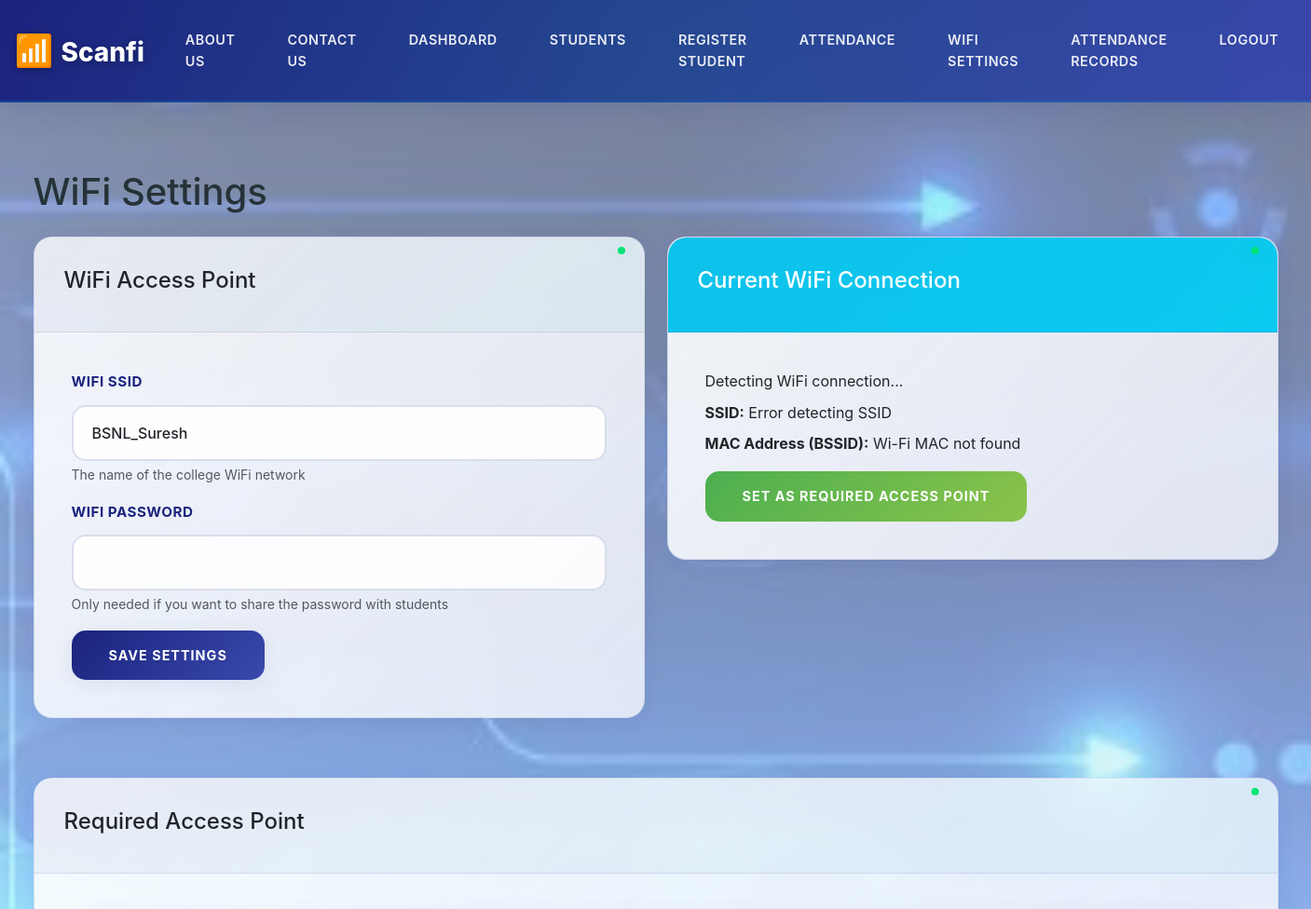
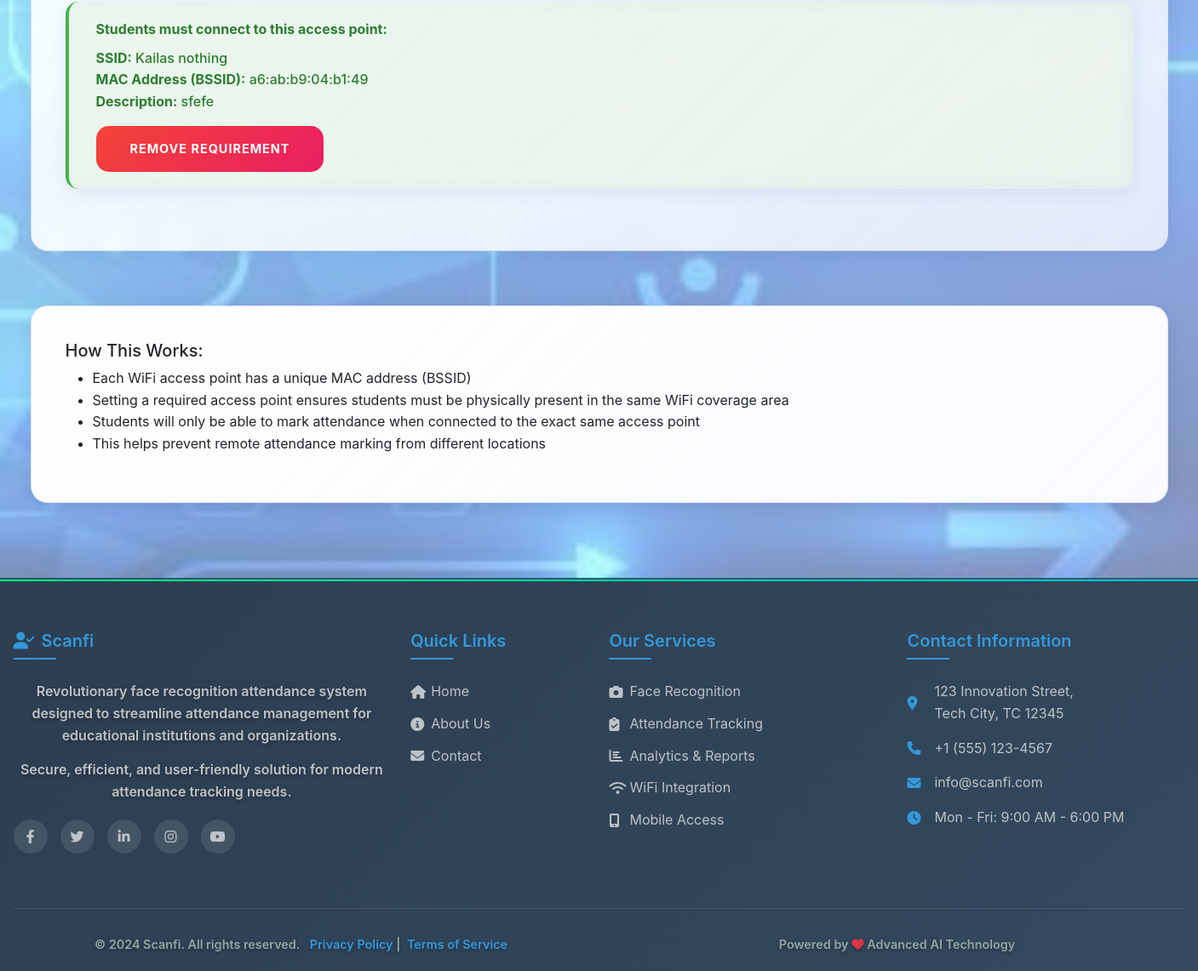
The app's page /admin/settings (signed in) with its own data (2 pictures, top to bottom).
### tables this page shows
CREATE TABLE settings (
    id INTEGER PRIMARY KEY AUTOINCREMENT,
    wifi_ssid TEXT NOT NULL,
    wifi_password TEXT NOT NULL
, strict_ap_check INTEGER DEFAULT 0);

CREATE TABLE allowed_access_points (
                id INTEGER PRIMARY KEY AUTOINCREMENT,
                ssid TEXT NOT NULL,
                bssid TEXT NOT NULL,  -- MAC address of the access point
                description TEXT,     -- Optional description (e.g., "Library AP", "Classroom Building")
                UNIQUE(bssid)
            );

### app.py (the view, shortened to what this page needs)
@app.route('/admin/settings', methods=['GET', 'POST'])
@login_required
@admin_required
def wifi_settings():
    conn = get_db_connection()
    cursor = conn.execute("SELECT name FROM sqlite_master WHERE type='table' AND name='allowed_access_points'")
    table_exists = cursor.fetchone() is not None
    settings = conn.execute('SELECT * FROM settings').fetchone()
    required_ap = conn.execute('SELECT * FROM allowed_access_points LIMIT 1').fetchone()
    conn.close()
    return render_template('admin/settings.html', settings=settings, required_ap=required_ap)

### app.py (called while the page is built)
def get_db_connection():
    conn = sqlite3.connect('database/attendance.db')
    conn.row_factory = sqlite3.Row
    return conn

def login_required(f):
    @wraps(f)
    def decorated_function(*args, **kwargs):
        if 'user_id' not in session:
            flash('Please login first', 'danger')
            return redirect(url_for('login'))
        return f(*args, **kwargs)
    return decorated_function

def admin_required(f):
    @wraps(f)
    def decorated_function(*args, **kwargs):
        if 'user_id' not in session or session.get('role') != 'admin':
            flash('Admin access required', 'danger')
            return redirect(url_for('login'))
        return f(*args, **kwargs)
    return decorated_function

### templates/admin/settings.html (shortened to what this page needs)
{% extends 'base.html' %}
{% block content %}
<div class="container">
    <h1>WiFi Settings</h1>
    <div class="row mt-4">
        <div class="col-md-6">
            <div class="card">
                <div class="card-header">
                    <h4>WiFi Access Point</h4>
                </div>
                <div class="card-body">
                    <form method="POST">
                        <div class="mb-3">
                            <label for="wifi_ssid" class="form-label">WiFi SSID</label>
                            <input type="text" class="form-control" id="wifi_ssid" name="wifi_ssid" value="{{ settings.wifi_ssid }}" required>
                            <div class="form-text">The name of the college WiFi network</div>
                        </div>
                        <div class="mb-3">
                            <label for="wifi_password" class="form-label">WiFi Password</label>
                            <input type="password" class="form-control" id="wifi_password" name="wifi_password" value="{{ settings.wifi_password }}">
                            <div class="form-text">Only needed if you want to share the password with students</div>
                        </div>
                        <button type="submit" name="update_settings" class="btn btn-primary">Save Settings</button>
                    </form>
                </div>
            </div>
        </div>
        <div class="col-md-6">
            <div class="card">
                <div class="card-header bg-info text-white">
                    <h4>Current WiFi Connection</h4>
                </div>
                <div class="card-body">
                    <div id="wifi-status-container">
                        <div class="d-flex align-items-center mb-2">
                            <span id="detection-status">Detecting WiFi connection...</span>
                        </div>
                        <div id="wifi-details" class="d-none">
                            <div class="mb-2"><strong>SSID:</strong> <span id="current-ssid">Loading...</span></div>
                            <div class="mb-2"><strong>MAC Address (BSSID):</strong> <span id="current-bssid">Loading...</span></div>
                            <div class="mt-3">
                                <button id="set-current-ap" class="btn btn-success">Set as Required Access Point</button>
                            </div>
                        </div>
                    </div>
                </div>
            </div>
        </div>
    </div>
    <div class="row mt-4">
        <div class="col-12">
            <div class="card">
                <div class="card-header">
                    <h4>Required Access Point</h4>
                </div>
                <div class="card-body">
                    {% if required_ap %}
                    <div class="alert alert-success">
                        <strong>Students must connect to this access point:</strong>
                        <div class="mt-2">
                            <strong>SSID:</strong> {{ required_ap.ssid }}<br>
                            <strong>MAC Address (BSSID):</strong> {{ required_ap.bssid }}<br>
                            <strong>Description:</strong> {{ required_ap.description or "No description" }}
                        </div>
                        <form method="POST" class="mt-3" onsubmit="return confirm('Are you sure you want to remove this requirement?');">
                            <button type="submit" name="delete_ap" class="btn btn-sm btn-danger">Remove Requirement</button>
                        </form>
                    </div>
                    {% else %}
                    <div class="alert alert-warning">
                        No required access point has been set. Students will be able to mark attendance from any WiFi network.
                        <br>Use the "Set as Required Access Point" button to restrict attendance to your current WiFi access point.
                    </div>
                    {% endif %}
                </div>
            </div>
        </div>
    </div>
    <div class="row mt-4">
        <div class="col-12">
            <div class="card bg-light">
                <div class="card-body">
                    <h5>How This Works:</h5>
                    <ul>
                        <li>Each WiFi access point has a unique MAC address (BSSID)</li>
                        <li>Setting a required access point ensures students must be physically present in the same WiFi coverage area</li>
                        <li>Students will only be able to mark attendance when connected to the exact same access point</li>
                        <li>This helps prevent remote attendance marking from different locations</li>
                    </ul>
                </div>
            </div>
        </div>
    </div>
</div>
{% endblock %}

### static/css/style.css (style rules this page uses)
:root { --primary-color: #1a237e; --secondary-color: #00bcd4; --accent-color: #ff5722; --success-color: #4caf50; --warning-color: #ff9800; --danger-color: #f44336; --info-color: #2196f3; --light-color: #f8faff; --dark-color: #263238; --signal-color: #00e676; --gradient-primary: linear-gradient(135deg, #667eea 0%, #764ba2 100%); --gradient-secondary: linear-gradient(135deg, #00bcd4 0%, #1976d2 100%); --gradient-wifi: linear-gradient(135deg, #00e676 0%, #00bcd4 100%); --gradient-tech: linear-gradient(135deg, #1a237e 0%, #3949ab 100%); --gradient-card: linear-gradient(135deg, rgba(255,255,255,0.9) 0%, rgba(248,250,255,0.8) 100%); --shadow-light: 0 4px 20px rgba(26, 35, 126, 0.08); --shadow-medium: 0 8px 30px rgba(26, 35, 126, 0.12); --shadow-heavy: 0 12px 40px rgba(26, 35, 126, 0.16); --shadow-wifi: 0 0 20px rgba(0, 230, 118, 0.3); --transition-smooth: all 0.4s cubic-bezier(0.4, 0, 0.2, 1); --transition-bounce: all 0.6s cubic-bezier(0.68, -0.55, 0.265, 1.55); }
* { margin: 0; padding: 0; box-sizing: border-box; }
body { min-height: 100vh; display: flex; flex-direction: column; font-family: 'Inter', 'Segoe UI', system-ui, -apple-system, sans-serif; background: var(--light-color); position: relative; overflow-x: hidden; color: var(--dark-color); line-height: 1.6; }
body::before { content: ''; position: fixed; top: 0; left: 0; width: 100%; height: 100%; background: var(--light-color); background-image: radial-gradient(circle at 20% 80%, rgba(0, 188, 212, 0.1) 0%, transparent 50%), radial-gradient(circle at 80% 20%, rgba(26, 35, 126, 0.1) 0%, transparent 50%), radial-gradient(circle at 40% 40%, rgba(0, 230, 118, 0.05) 0%, transparent 50%); z-index: -2; pointer-events: none; }
body::after { content: ''; position: fixed; top: 0; left: 0; width: 100%; height: 100%; background-image: url('../images/bg7.jpg'); background-size: cover; background-position: center; background-repeat: no-repeat; opacity: 0.5; z-index: -1; pointer-events: none; }
.container { position: relative; z-index: 1; max-width: 1400px; }
.card { background: var(--gradient-card); backdrop-filter: blur(15px); border: 1px solid rgba(26, 35, 126, 0.1); border-radius: 20px; box-shadow: var(--shadow-light); margin-bottom: 2.5rem; transition: var(--transition-smooth); overflow: hidden; position: relative; }
.card::before { content: ''; position: absolute; top: 0; left: 0; right: 0; height: 4px; background: var(--gradient-wifi); opacity: 0; transition: var(--transition-smooth); }
.card-header { background: linear-gradient(135deg, rgba(26, 35, 126, 0.05) 0%, rgba(0, 188, 212, 0.05) 100%); border-bottom: 1px solid rgba(26, 35, 126, 0.1); padding: 2rem; border-radius: 20px 20px 0 0 !important; position: relative; }
.card-header::before { content: ''; position: absolute; top: 10px; right: 20px; width: 8px; height: 8px; background: var(--signal-color); border-radius: 50%; box-shadow: var(--shadow-wifi); animation: pulse 2s infinite; }
.card-body { padding: 2.5rem; }
.form-control { border: 2px solid rgba(26, 35, 126, 0.15); border-radius: 15px; padding: 1rem 1.25rem; background: rgba(255, 255, 255, 0.9); transition: var(--transition-smooth); font-size: 1rem; font-weight: 500; }
.form-label { font-weight: 700; color: var(--primary-color); margin-bottom: 0.75rem; font-size: 0.95rem; text-transform: uppercase; letter-spacing: 0.5px; }
.btn { border-radius: 15px; padding: 1rem 2.5rem; font-weight: 700; text-transform: uppercase; letter-spacing: 1px; transition: var(--transition-bounce); border: none; position: relative; overflow: hidden; font-size: 0.9rem; }
.btn::before { content: ''; position: absolute; top: 50%; left: 50%; width: 0; height: 0; background: rgba(255, 255, 255, 0.2); border-radius: 50%; transition: var(--transition-smooth); transform: translate(-50%, -50%); }
.btn-primary { background: var(--gradient-tech); color: white; box-shadow: var(--shadow-light); }
.btn-success { background: linear-gradient(135deg, #4caf50 0%, #8bc34a 100%); color: white; }
.btn-danger { background: linear-gradient(135deg, #f44336 0%, #e91e63 100%); color: white; }
.alert { border: none; border-radius: 15px; padding: 1.25rem 2rem; margin-bottom: 2rem; backdrop-filter: blur(10px); position: relative; box-shadow: var(--shadow-light); border-left: 4px solid; font-weight: 500; }
.alert-success { background: linear-gradient(135deg, rgba(76, 175, 80, 0.1) 0%, rgba(139, 195, 74, 0.1) 100%); border-left-color: var(--success-color); color: #2e7d32; }

### records on screen
settings: wifi_ssid "BSNL_Suresh"
allowed_access_points: ssid "Kailas nothing", bssid "a6:ab:b9:04:b1:49", description "sfefe"
